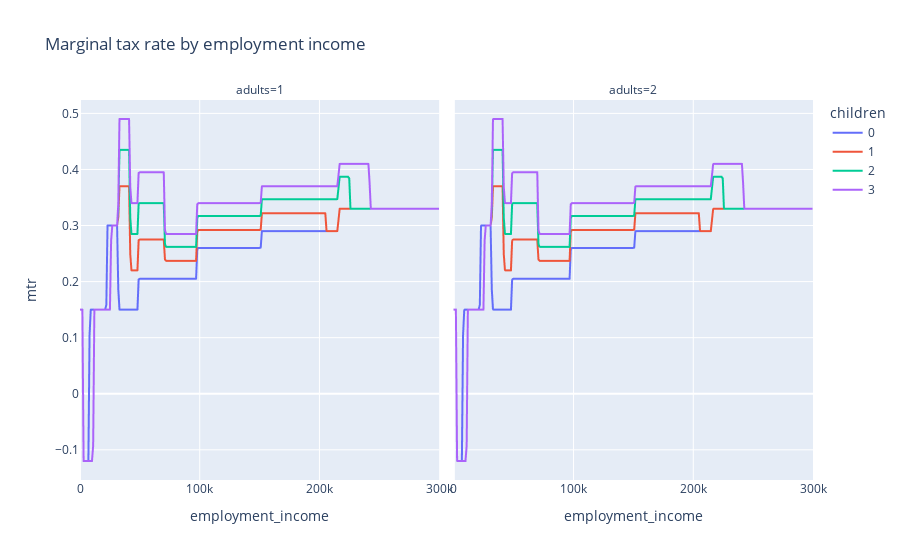

This figure's notebook cell:
### Code cell
px.line(df, "employment_income", "mtr", color="children", facet_col="adults", title="Marginal tax rate by employment income")

### Figure 1 — Plotly figure (JSON) as saved in the notebook; plotly's stock layout.template omitted (floating-point values rounded to 4 significant figures; data arrays with more than 128 entries replaced by an {"elided": "..."} marker saying what was removed)
{"data": [{"hovertemplate": "children=0<br>adults=1<br>employment_income=%{x}<br>mtr=%{y}<extra></extra>", "legendgroup": "0", "line": {"color": "#636efa", "dash": "solid"}, "marker": {"symbol": "circle"}, "mode": "lines", "name": "0", "showlegend": true, "type": "scattergl", "x": {"elided": "301 int values"}, "xaxis": "x", "y": {"elided": "301 float values"}, "yaxis": "y"}, {"hovertemplate": "children=0<br>adults=2<br>employment_income=%{x}<br>mtr=%{y}<extra></extra>", "legendgroup": "0", "line": {"color": "#636efa", "dash": "solid"}, "marker": {"symbol": "circle"}, "mode": "lines", "name": "0", "showlegend": false, "type": "scattergl", "x": {"elided": "301 int values"}, "xaxis": "x2", "y": {"elided": "301 float values"}, "yaxis": "y2"}, {"hovertemplate": "children=1<br>adults=1<br>employment_income=%{x}<br>mtr=%{y}<extra></extra>", "legendgroup": "1", "line": {"color": "#EF553B", "dash": "solid"}, "marker": {"symbol": "circle"}, "mode": "lines", "name": "1", "showlegend": true, "type": "scattergl", "x": {"elided": "301 int values"}, "xaxis": "x", "y": {"elided": "301 float values"}, "yaxis": "y"}, {"hovertemplate": "children=1<br>adults=2<br>employment_income=%{x}<br>mtr=%{y}<extra></extra>", "legendgroup": "1", "line": {"color": "#EF553B", "dash": "solid"}, "marker": {"symbol": "circle"}, "mode": "lines", "name": "1", "showlegend": false, "type": "scattergl", "x": {"elided": "301 int values"}, "xaxis": "x2", "y": {"elided": "301 float values"}, "yaxis": "y2"}, {"hovertemplate": "children=2<br>adults=1<br>employment_income=%{x}<br>mtr=%{y}<extra></extra>", "legendgroup": "2", "line": {"color": "#00cc96", "dash": "solid"}, "marker": {"symbol": "circle"}, "mode": "lines", "name": "2", "showlegend": true, "type": "scattergl", "x": {"elided": "301 int values"}, "xaxis": "x", "y": {"elided": "301 float values"}, "yaxis": "y"}, {"hovertemplate": "children=2<br>adults=2<br>employment_income=%{x}<br>mtr=%{y}<extra></extra>", "legendgroup": "2", "line": {"color": "#00cc96", "dash": "solid"}, "marker": {"symbol": "circle"}, "mode": "lines", "name": "2", "showlegend": false, "type": "scattergl", "x": {"elided": "301 int values"}, "xaxis": "x2", "y": {"elided": "301 float values"}, "yaxis": "y2"}, {"hovertemplate": "children=3<br>adults=1<br>employment_income=%{x}<br>mtr=%{y}<extra></extra>", "legendgroup": "3", "line": {"color": "#ab63fa", "dash": "solid"}, "marker": {"symbol": "circle"}, "mode": "lines", "name": "3", "showlegend": true, "type": "scattergl", "x": {"elided": "301 int values"}, "xaxis": "x", "y": {"elided": "301 float values"}, "yaxis": "y"}, {"hovertemplate": "children=3<br>adults=2<br>employment_income=%{x}<br>mtr=%{y}<extra></extra>", "legendgroup": "3", "line": {"color": "#ab63fa", "dash": "solid"}, "marker": {"symbol": "circle"}, "mode": "lines", "name": "3", "showlegend": false, "type": "scattergl", "x": {"elided": "301 int values"}, "xaxis": "x2", "y": {"elided": "301 float values"}, "yaxis": "y2"}], "layout": {"annotations": [{"font": {}, "showarrow": false, "text": "adults=1", "x": 0.245, "xanchor": "center", "xref": "paper", "y": 1, "yanchor": "bottom", "yref": "paper"}, {"font": {}, "showarrow": false, "text": "adults=2", "x": 0.755, "xanchor": "center", "xref": "paper", "y": 1, "yanchor": "bottom", "yref": "paper"}], "legend": {"title": {"text": "children"}, "tracegroupgap": 0}, "title": {"text": "Marginal tax rate by employment income"}, "xaxis": {"anchor": "y", "domain": [0, 0.49], "title": {"text": "employment_income"}}, "xaxis2": {"anchor": "y2", "domain": [0.51, 1], "matches": "x", "title": {"text": "employment_income"}}, "yaxis": {"anchor": "x", "domain": [0, 1], "title": {"text": "mtr"}}, "yaxis2": {"anchor": "x2", "domain": [0, 1], "matches": "y", "showticklabels": false}}}
